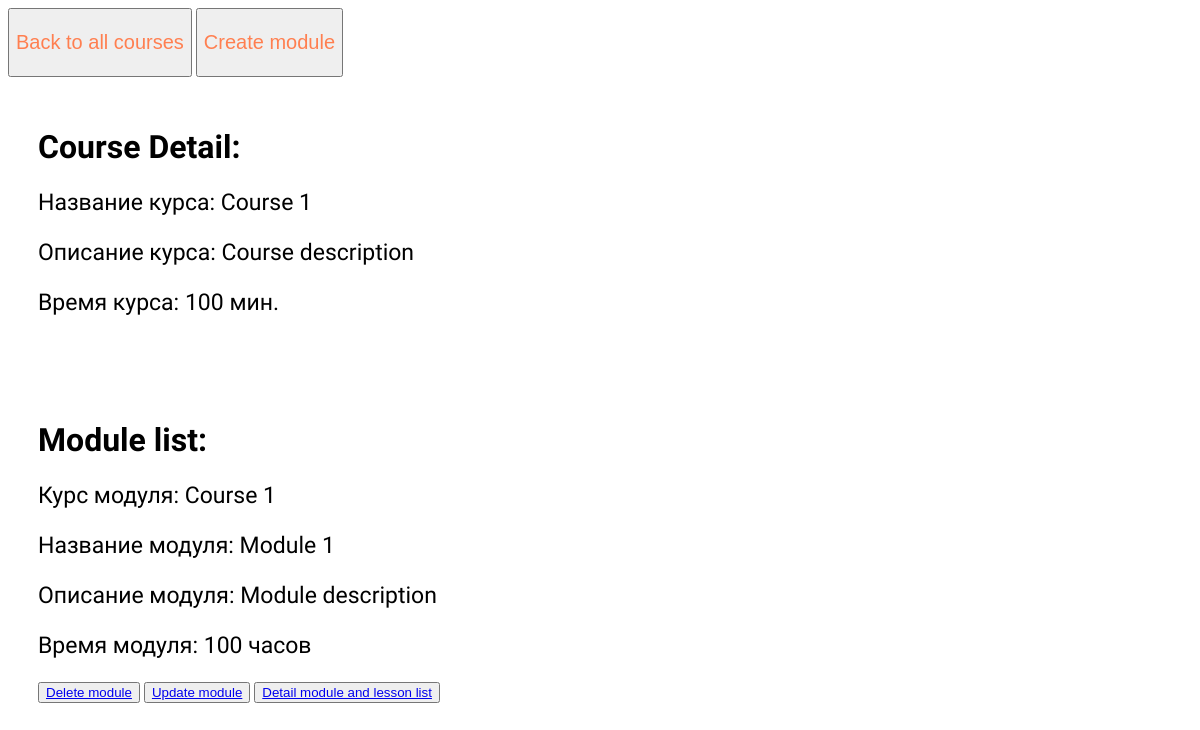
/course_detail_module_list/1/, run on an earlier commit of the app's database.
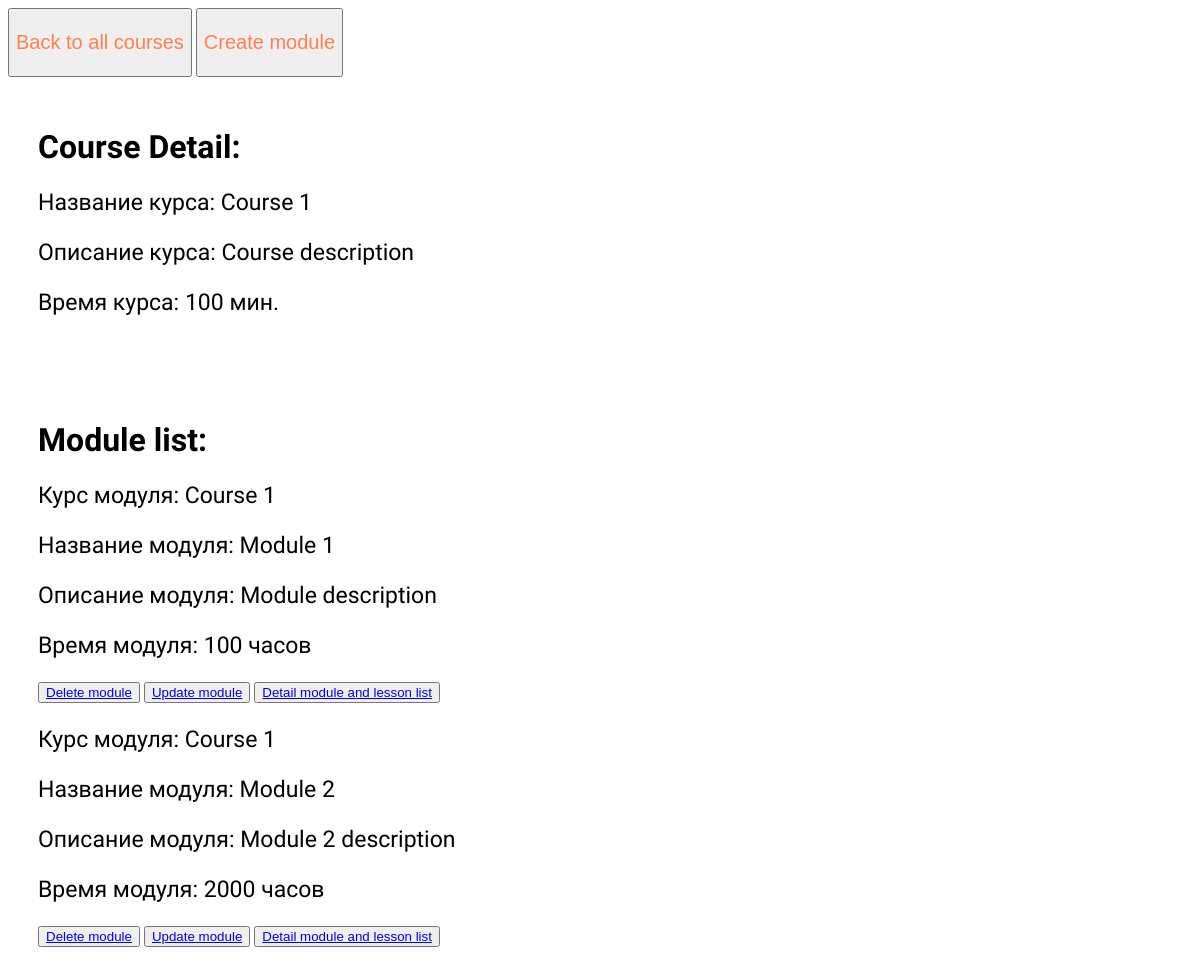
And on a later commit of the database.
### app/models.py (models this page shows, shortened)
class Course(models.Model):
    title = models.CharField(max_length=255)
    description = models.CharField(max_length=255)
    average_time = models.PositiveIntegerField()
    def __str__(self):
        return f"{self.title}"

class Module(models.Model):
    course = models.ForeignKey(Course, on_delete=models.CASCADE)
    title = models.CharField(max_length=255)
    description = models.CharField(max_length=255)
    average_time = models.PositiveIntegerField()

### app/views.py (the view)
# urls.py: path('course_detail_module_list/<int:pk>/',course_detail_module_list_view, name='course_detail_module_list'),
def course_detail_module_list_view(request,pk):
    course = get_object_or_404(Course, pk=pk)
    module = Module.objects.all()
    context = {'course': course,
               'module_list':module}
    return render(request,'course_detail_module_list.html',context)

### templates/course_detail_module_list.html (shortened to what this page needs)
<html lang="en">
<head>
</head>
<body>
    <button>
        <p style="font-size: 20px;"><a style="text-decoration: none; color: coral;" href="{% url 'course_list' %}">Back to all courses</a></p>
    </button>
    <button> <p style="font-size: 20px;"><a style="text-decoration: none; color: coral;" href="{% url 'module_create' %}">Create module</a></p></button>
    <div style="padding: 30px;">
    <h1>Course Detail:</h1>
     <p style="font-size: 23px;">Название курса: {{ course.title }}</p>
    <p style="font-size:23px">Описание курса: {{ course.description }}</p>
    <p style="font-size: 23px;">Время курса: {{ course.average_time }} мин.</p>
    </div>
    <div style="padding: 30px;">
        <h1>Module list:</h1>
        {% for module in module_list  %}
        <p style="font-size: 23px;">  Курс модуля: {{ module.course }}</p>
        <p style="font-size: 23px;">Название модуля: {{ module.title }}</p>
        <p style="font-size: 23px;">Описание модуля: {{ module.description }}</p>
        <p style="font-size: 23px;">Время модуля: {{ module.average_time }} часов</p>
        <button><a href="{% url "module_delete" pk=module.pk %}">Delete module</a></button>
        <button><a href="{% url "module_update" pk=module.pk %}">Update module</a></button>
        <button><a href="{% url "module_detail_lesson_list" pk=module.pk %}"  >Detail module and lesson list</a></button>
        {% endfor %}
    </div>
</body>
</html>

### templates/course_detail_module_list.html (style rules this page uses)
body { font-family: 'Abel', sans-serif; }

What changed in the data, as far as the page shows it:
added Module: course "Course 1", title "Module 2", description "Module 2 description", average_time "2000"
